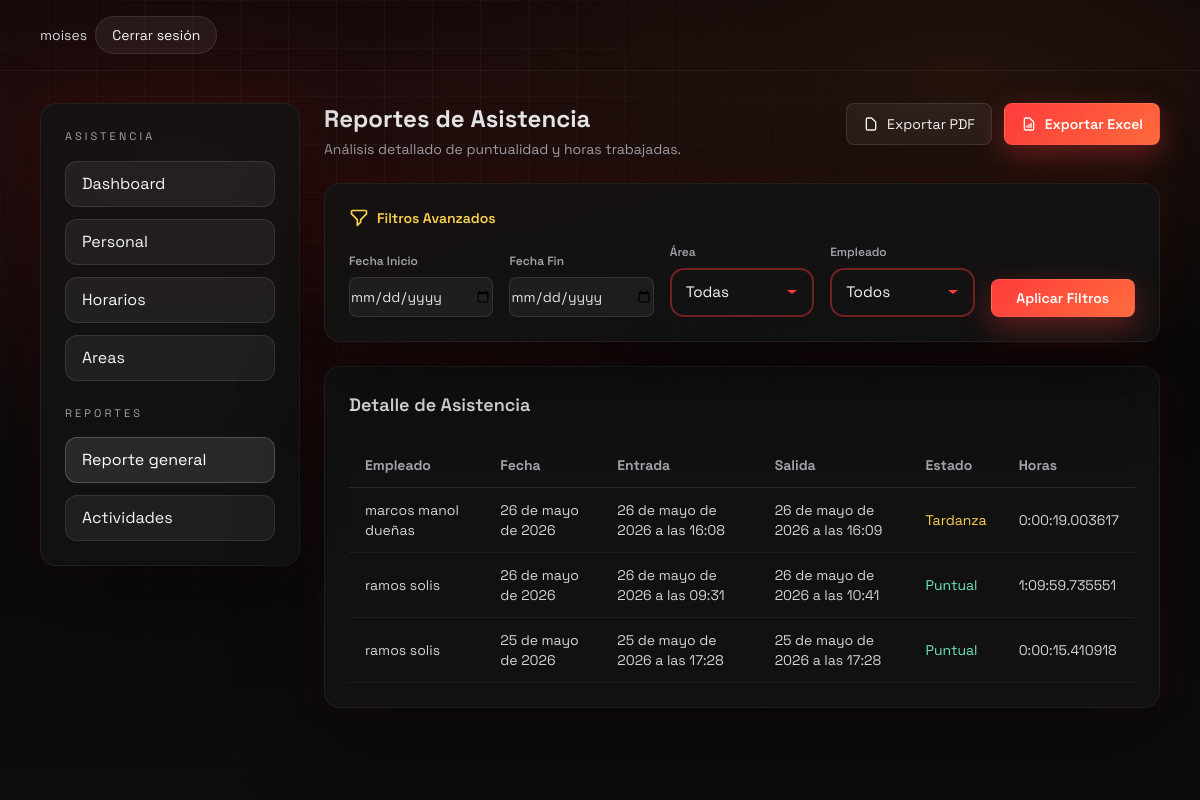
The page /asistencias/reporte/ (signed in) on the database as committed earlier.
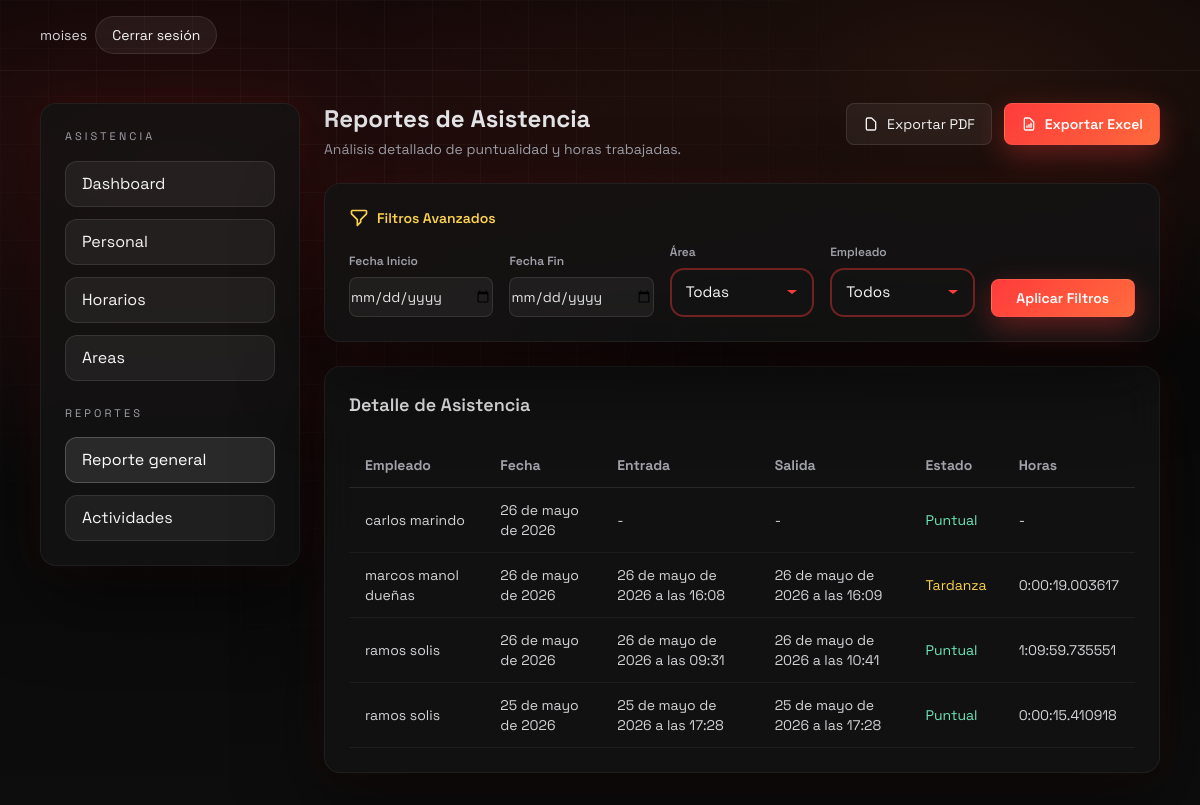
The same page on the database as committed later.
### asistencia/models.py (models this page shows, shortened)
class RegistroAsistencia(models.Model):
    ESTADO_A_TIEMPO = "a_tiempo"
    ESTADO_TARDANZA = "tardanza"
    ESTADO_FALTA = "falta"
    ESTADO_PERMISO = "permiso"
    ESTADO_RECUPERACION = "recuperacion"
    ESTADOS = (
        (ESTADO_A_TIEMPO, "A tiempo"),
        (ESTADO_TARDANZA, "Tardanza"),
        (ESTADO_FALTA, "Falta"),
        (ESTADO_PERMISO, "Permiso"),
        (ESTADO_RECUPERACION, "Recuperación"),
    )
    empleado = models.ForeignKey(CustomUser, on_delete=models.CASCADE, related_name="registros")
    fecha = models.DateField()
    hora_entrada = models.DateTimeField(null=True, blank=True)
    hora_salida = models.DateTimeField(null=True, blank=True)
    inicio_almuerzo = models.DateTimeField(null=True, blank=True)
    fin_almuerzo = models.DateTimeField(null=True, blank=True)
    estado = models.CharField(max_length=20, choices=ESTADOS, default=ESTADO_A_TIEMPO)
    ip_registro = models.GenericIPAddressField(protocol="IPv4", null=True, blank=True)
    latitud_entrada = models.DecimalField(max_digits=9, decimal_places=6, null=True, blank=True)
    longitud_entrada = models.DecimalField(max_digits=9, decimal_places=6, null=True, blank=True)
    latitud_salida = models.DecimalField(max_digits=9, decimal_places=6, null=True, blank=True)
    longitud_salida = models.DecimalField(max_digits=9, decimal_places=6, null=True, blank=True)
    precisión_entrada = models.FloatField(null=True, blank=True, help_text="Precisión GPS en metros")
    precisión_salida = models.FloatField(null=True, blank=True, help_text="Precisión GPS en metros")
    horas_netas_trabajadas = models.DurationField(null=True, blank=True)
    actividad_diaria = models.TextField(null=True, blank=True, help_text="Resumen de lo que hizo el practicante hoy.")
    class Meta:
        unique_together = ("empleado", "fecha")
        ordering = ["-fecha"]

class CustomUser(AbstractUser):
    ROL_ADMIN = "admin"
    ROL_RRHH = "rrhh"
    ROL_SUPERVISOR = "supervisor"
    ROL_EMPLEADO = "empleado"
    ROL_PPHH = "pphh"
    ROLES = (
        (ROL_ADMIN, "Administrador"),
        (ROL_RRHH, "RRHH"),
        (ROL_SUPERVISOR, "Supervisor"),
        (ROL_EMPLEADO, "Empleado"),
        (ROL_PPHH, "Practicante (PP.HH.)"),
    )
    rol = models.CharField(max_length=20, choices=ROLES, default=ROL_EMPLEADO)
    dni = models.CharField(max_length=11, unique=True, verbose_name="DNI/CE")
    supervisor = models.ForeignKey(
        'self',
        on_delete=models.SET_NULL,
        null=True,
        blank=True,
        related_name='subordinados'
    )
    horario = models.ForeignKey(
        Horario,
        on_delete=models.SET_NULL,
        null=True,
        blank=True,
        related_name='empleados'
    )
    area = models.ForeignKey(
        Area,
        on_delete=models.SET_NULL,
        null=True,
        blank=True,
        related_name='empleados',
        verbose_name="Área de Práctica"
    )
    permite_remoto = models.BooleanField(default=False)
    codigo_qr = models.CharField(
        max_length=50,
        unique=True,
        editable=False,
        null=True,
        blank=True,
        help_text="Código QR único del empleado para validar asistencia"
    )

### asistencia/views.py (the view)
# urls.py: path("asistencias/reporte/", views.ReporteAsistenciasView.as_view(), name="reporte"),
class ReporteAsistenciasView(LoginRequiredMixin, TemplateView):
    template_name = "asistencia/reporte.html"
    def dispatch(self, request, *args, **kwargs):
        if request.user.rol not in [
            CustomUser.ROL_ADMIN,
            CustomUser.ROL_RRHH,
            CustomUser.ROL_SUPERVISOR,
        ]:
            return redirect(obtener_redirect_por_rol(request.user))
        return super().dispatch(request, *args, **kwargs)
    def get_context_data(self, **kwargs):
        context = super().get_context_data(**kwargs)
        registros = RegistroAsistencia.objects.all()
        fecha_inicio = self.request.GET.get('fecha_inicio')
        fecha_fin = self.request.GET.get('fecha_fin')
        empleado_id = self.request.GET.get('empleado')
        area_id = self.request.GET.get('area')
        if fecha_inicio:
            registros = registros.filter(fecha__gte=fecha_inicio)
        if fecha_fin:
            registros = registros.filter(fecha__lte=fecha_fin)
        if empleado_id:
            registros = registros.filter(empleado_id=empleado_id)
        if area_id:
            registros = registros.filter(empleado__area_id=area_id)
        context["registros"] = registros.order_by(
            "empleado__first_name",
            "empleado__last_name",
            "-fecha",
            "-hora_entrada",
        )
        context['empleados_list'] = CustomUser.objects.filter(rol=CustomUser.ROL_EMPLEADO, is_active=True).order_by('first_name', 'last_name')
        context['areas_list'] = Area.objects.all().order_by('nombre')
        return context

### asistencia/templates/asistencia/reporte.html (shortened to what the changed rows need)
{% extends "asistencia/base_admin.html" %}
{% block admin_content %}
<div class="space-y-6">
    <div class="flex flex-col md:flex-row md:items-start md:justify-between gap-4">
        <div>
            <h2 class="text-2xl font-bold text-zinc-200 mb-1">Reportes de Asistencia</h2>
        </div>
    </div>
    <div class="glass rounded-2xl p-6">
        <div class="overflow-x-auto">
            <table class="w-full text-sm text-zinc-300">
                <thead>
                    <tr class="text-left text-zinc-400 border-b border-white/10">
                        <th class="py-3 px-4">Empleado</th>
                        <th class="py-3 px-4">Fecha</th>
                        <th class="py-3 px-4">Entrada</th>
                        <th class="py-3 px-4">Salida</th>
                        <th class="py-3 px-4">Estado</th>
                        <th class="py-3 px-4">Horas</th>
                    </tr>
                </thead>
                <tbody>
                    {% for registro in registros %}
                    <tr class="border-b border-white/5 hover:bg-white/5 transition">
                        <td class="py-3 px-4">{{ registro.empleado.get_full_name|default:registro.empleado.username }}</td>
                        <td class="py-3 px-4">{{ registro.fecha }}</td>
                        <td class="py-3 px-4">{{ registro.hora_entrada|default:"-" }}</td>
                        <td class="py-3 px-4">{{ registro.hora_salida|default:"-" }}</td>
                        <td class="py-3 px-4">
                            {% if registro.estado == "a_tiempo" %}
                                <span class="text-emerald-300">Puntual</span>
                            {% elif registro.estado == "tardanza" %}
                                <span class="text-amber-300">Tardanza</span>
                            {% else %}
                                <span class="text-rose-300">Falta</span>
                            {% endif %}
                        </td>
                        <td class="py-3 px-4">{{ registro.horas_netas_trabajadas|default:"-" }}</td>
                    </tr>
                    {% empty %}
                    <tr>
                        <td colspan="6" class="py-8 px-4 text-center text-zinc-500">
                            Sin registros disponibles
                        </td>
                    </tr>
                    {% endfor %}
                </tbody>
            </table>
        </div>
    </div>
</div>
{% endblock %}

Rows that differ between the two databases and show on the page:
added RegistroAsistencia: empleado.get_full_name "carlos marindo", fecha "26 de mayo de 2026", hora_entrada "-", hora_salida "-", estado "Puntual", horas_netas_trabajadas "-"
